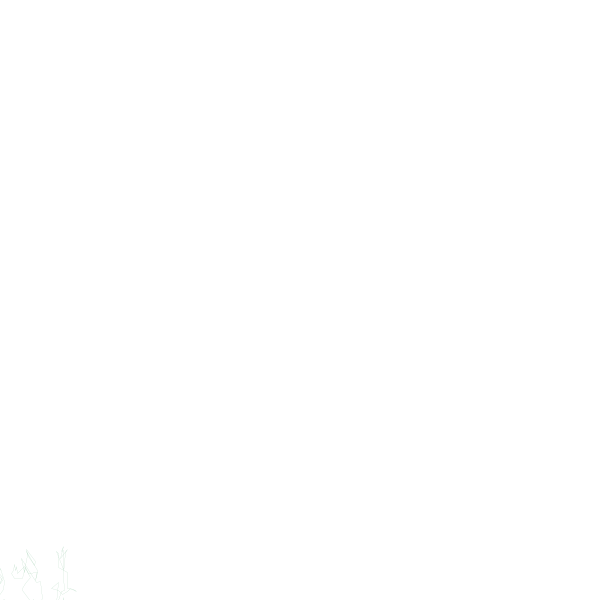
Frame 1 (no input)
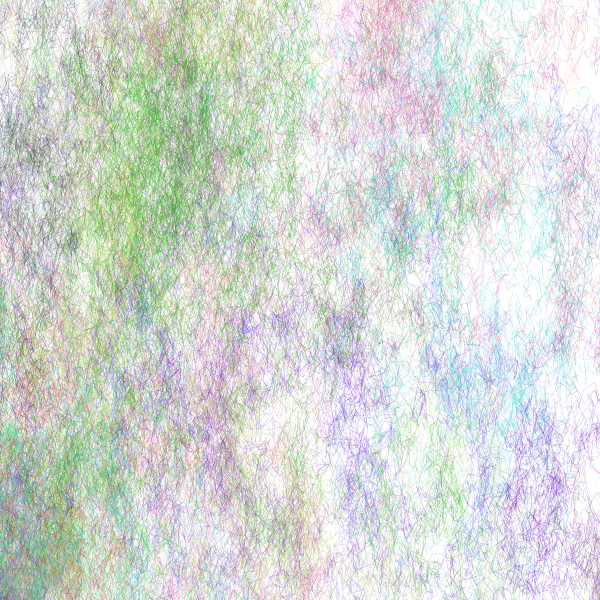
Frame 60 (the mouse pressed at the canvas centre just before this capture)
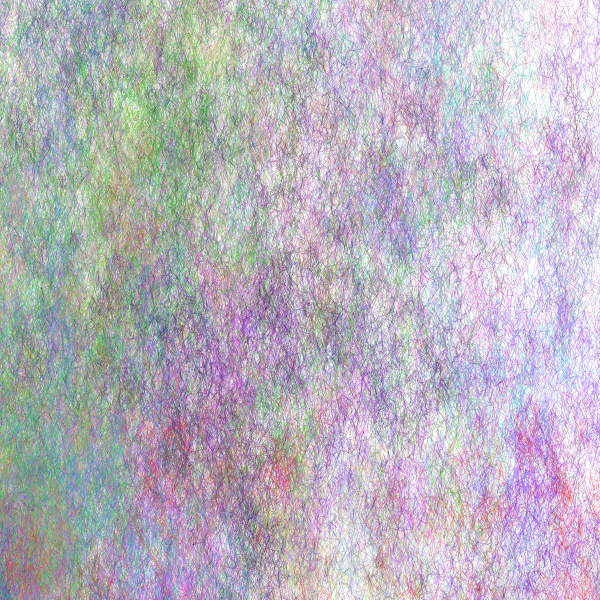
Frame 120 (the mouse held since frame 60 and released just before this capture)

The Processing sketch that drew these frames (run headless with seeded random() and noise(); from frame 60 on, the mouse is pressed at the canvas centre):

// Processing sketch: processing_101099
// ── processing_101099.pde

float[] xArray = new float[18600];
float[] yArray = new float[18600];


void setup() 
{
  size(600,600);
  background(#FFFFFF);

}

void draw() 
{
setLocations();
strokeWeight(0);
stroke(random(255), random(255), random(255));
noFill();
beginShape();
for (int i=0; i < xArray.length; i++)
{
vertex(xArray[i], yArray[i]);
}
endShape();
}

void setLocations() 
{
  xArray[0] = 0;
  yArray[0] = height;
  for (int i=1; i < xArray.length; i++) 
  {
    xArray[i] = (xArray[i-1] + random(12) - random(12)); 

  }
  for (int i=1; i < yArray.length; i++)
  {
    yArray[i] = (yArray[i-1] + random(12)); 
          yArray[i] = yArray[i-1] + random(23) - random(23);
  }


}
